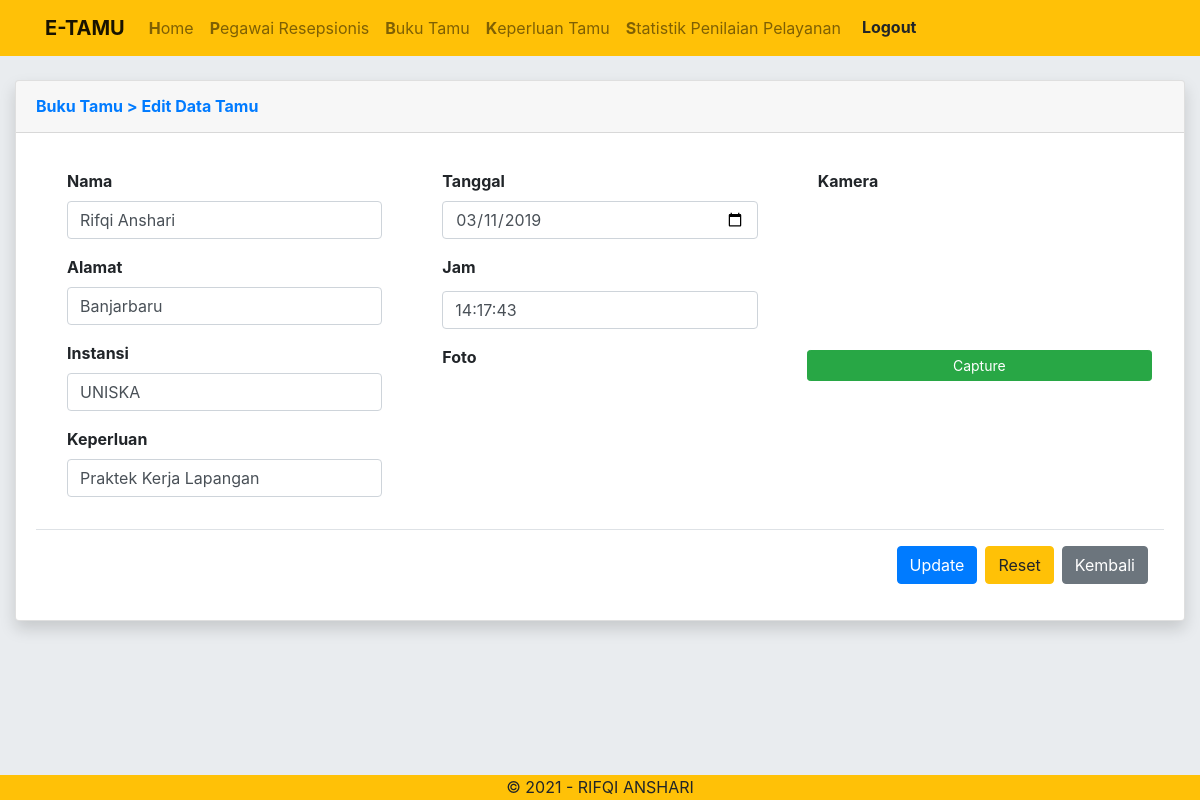
/halaman_edit_tamu.php?id=21 (signed in), run on the app's committed database.
### tables this page shows
CREATE TABLE `buku_tamu` (
  `id` int(11) NOT NULL,
  `nama` varchar(50) NOT NULL,
  `alamat` varchar(100) NOT NULL,
  `instansi` varchar(50) NOT NULL,
  `keperluan` varchar(100) NOT NULL,
  `tanggal` date NOT NULL,
  `jam` varchar(32) NOT NULL,
  `capture` varchar(36) NOT NULL
);

### halaman_edit_tamu.php (the view, shortened to what this page needs)
<?php
include "header.php";
if ($_SESSION['username'] != 'admin') {
    header("location:login.php");
} else {
?>
    <div class="container-fluid" style="margin-top:80px; margin-bottom: 30px;">
        <div class="row">
            <div class="col-md">
                <div class="card shadow mb-4">
                    <div class="card-header py-3">
                        <?php
                        if (isset($_GET['id'])) {
                            $id = $_GET['id'];
                            include "koneksi.php";
                            $result = mysqli_query($connect, "SELECT * FROM buku_tamu WHERE id = '$id'");
                        }
                        ?>
                        <div class="row">
                            <div class="col-6">
                                <h6 class="m-0 font-weight-bold text-primary">Buku Tamu > Edit Data Tamu
                                </h6>
                            </div>
                        </div>
                    </div>
                    <div class="card-body">
                        <form method="post" action="halaman_buku_tamu.php" class="form-horizontal">
                            <div class="modal-body">
                                <div class="row">
                                    <div class="col-4">
                                        <div class="panel panel-default">
                                            <?php while ($data = mysqli_fetch_array($result)) { ?>
                                                <div class="panel-body">
                                                    <div class="form-group">
                                                        <label for="nip" class="col-sm-12 control-label"><b>Nama</b></label>
                                                        <div class="col-sm-12">
                                                            <input type="text" class="form-control" name="nama" id="nama" placeholder="Masukan Nama..." value="<?= $data['nama'] ?>" required>
                                                        </div>
                                                    </div>
                                                    <div class="form-group">
                                                        <label for="nama_pegawai" class="col-sm-12 control-label"><b>Alamat</b></label>
                                                        <div class="col-sm-12">
                                                            <input type="text" class="form-control" name="alamat" id="alamat" value="<?= $data['alamat'] ?>" placeholder="Masukan Alamat..." required>
                                                        </div>
                                                    </div>
                                                    <div class="form-group">
                                                        <label for="nama_pegawai" class="col-sm-12 control-label"><b>Instansi</b></label>
                                                        <div class="col-sm-12">
                                                            <input type="text" class="form-control" name="instansi" id="instansi" value="<?= $data['instansi'] ?>" placeholder="Masukan Instansi..." required>
                                                        </div>
                                                    </div>
                                                    <div class="form-group">
                                                        <label for="nip" class="col-sm-12 control-label"><b>Keperluan</b></label>
                                                        <div class="col-sm-12">
                                                            <input type="text" class="form-control" name="keperluan" id="keperluan" value="<?= $data['keperluan'] ?>" placeholder="Masukan Keperluan..." required>
                                                        </div>
                                                    </div>
                                                </div>
                                        </div>
                                    </div>
                                    <div class="col-4">
                                        <div class="form-group">
                                            <label for="nama_pegawai" class="col-sm-12 control-label"><b>Tanggal</b></label>
                                            <div class="col-sm-12">
                                                <input type="date" class="form-control" name="tgl" value="<?= $data['tanggal'] ?>">
                                            </div>
                                        </div>
                                        <div class="form-group">
                                            <label for="nama_pegawai" class="col-sm-12 control-label"><b>Jam</b></label>
                                            <div class="col-sm-12 mt-1 input">
                                                <input type="text" class="form-control" name="jam" id="timestamp" value="<?= $data['jam'] ?>">
                                            </div>
                                        </div>
                                    <?php } ?>
                                    <div class="form-group">
                                        <label for="nama_pegawai" class="col-sm-12 control-label"><b>Foto</b></label>
                                    </div>
                                    </div>
                                    <div class="col-4">
                                        <div class="row">
                                            <div class="col">
                                                <label for="nama_pegawai" class="col-sm-12 control-label"><b>Kamera</b></label>
                                                <div class="col-sm-9">
                                                    <div id="my_camera"></div>
                                                </div>
                                                <br />
                                                <div class="text-center">
                                                    <div class="row">
                                                        <div class="col">
                                                            <input type="button" class="btn btn-sm btn-block btn-success ml-1 mr-1" value="Capture" onClick="take_snapshot()">
                                                        </div>
                                                    </div>
                                                </div>
                                            </div>
                                        </div>
                                    </div>
                                </div>
                            </div>
                            <div class="modal-footer">
                                <input type="submit" name="Edit" class="btn btn-primary" value="Update">
                                <input type="button" onclick="javascript:eraseText();" name="reset" class="btn btn-warning" value="Reset">
                                <a href="halaman_buku_tamu.php" type="button" class="btn btn-secondary">Kembali</a>
                            </div>
                        </form>
                    </div>
                </div>
            </div>
        </div>
    </div>
<?php include
        "footer.php";
}
?>

### data on the page
buku_tamu: nama "Rifqi Anshari", alamat "Banjarbaru", instansi "UNISKA", keperluan "Praktek Kerja Lapangan", tgl "03/11/2019", jam "14:17:43"
